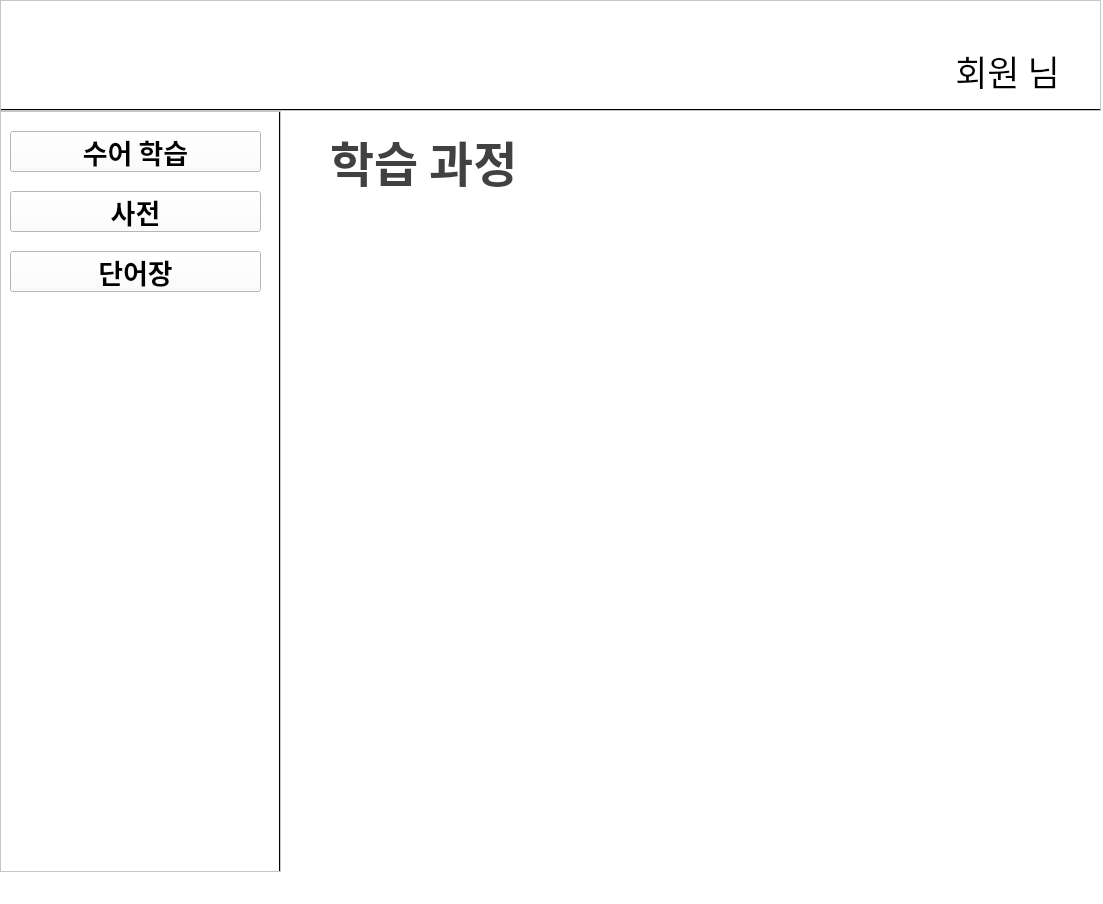
<?xml version="1.0" encoding="UTF-8"?>
<ui version="4.0">
 <class>mainWindow</class>
 <widget class="QMainWindow" name="mainWindow">
  <property name="geometry">
   <rect>
    <x>0</x>
    <y>0</y>
    <width>1103</width>
    <height>904</height>
   </rect>
  </property>
  <property name="windowTitle">
   <string>Window</string>
  </property>
  <property name="styleSheet">
   <string notr="true">background-color: rgb(255, 255, 255)</string>
  </property>
  <widget class="QWidget" name="centralwidget">
   <widget class="QFrame" name="frame">
    <property name="geometry">
     <rect>
      <x>0</x>
      <y>0</y>
      <width>1101</width>
      <height>111</height>
     </rect>
    </property>
    <property name="styleSheet">
     <string notr="true">border-bottom: 2px solid #000000;
</string>
    </property>
    <property name="frameShape">
     <enum>QFrame::StyledPanel</enum>
    </property>
    <property name="frameShadow">
     <enum>QFrame::Raised</enum>
    </property>
    <widget class="QPushButton" name="icon_btn">
     <property name="geometry">
      <rect>
       <x>6</x>
       <y>1</y>
       <width>151</width>
       <height>91</height>
      </rect>
     </property>
     <property name="styleSheet">
      <string notr="true">background-image: url(:/icon/ESL_logo_small2.png);</string>
     </property>
     <property name="text">
      <string/>
     </property>
     <property name="flat">
      <bool>true</bool>
     </property>
    </widget>
    <widget class="QPushButton" name="user_icon_btn">
     <property name="geometry">
      <rect>
       <x>879</x>
       <y>44</y>
       <width>51</width>
       <height>51</height>
      </rect>
     </property>
     <property name="styleSheet">
      <string notr="true">background-image:url(:/icon/user3.png);
border-bottom: none;
</string>
     </property>
     <property name="text">
      <string/>
     </property>
     <property name="flat">
      <bool>true</bool>
     </property>
    </widget>
    <widget class="QPushButton" name="user_info_btn">
     <property name="geometry">
      <rect>
       <x>927</x>
       <y>50</y>
       <width>161</width>
       <height>41</height>
      </rect>
     </property>
     <property name="font">
      <font>
       <family>나눔고딕</family>
       <pointsize>26</pointsize>
      </font>
     </property>
     <property name="styleSheet">
      <string notr="true">border-bottom: none;</string>
     </property>
     <property name="text">
      <string>회원 님</string>
     </property>
     <property name="flat">
      <bool>true</bool>
     </property>
    </widget>
   </widget>
   <widget class="QFrame" name="frame_2">
    <property name="geometry">
     <rect>
      <x>0</x>
      <y>111</y>
      <width>281</width>
      <height>761</height>
     </rect>
    </property>
    <property name="styleSheet">
     <string notr="true">border-right: 2px solid #000000;
</string>
    </property>
    <property name="frameShape">
     <enum>QFrame::StyledPanel</enum>
    </property>
    <property name="frameShadow">
     <enum>QFrame::Raised</enum>
    </property>
    <widget class="QPushButton" name="btn1">
     <property name="geometry">
      <rect>
       <x>10</x>
       <y>20</y>
       <width>251</width>
       <height>41</height>
      </rect>
     </property>
     <property name="font">
      <font>
       <family>나눔고딕</family>
       <pointsize>20</pointsize>
       <weight>75</weight>
       <bold>true</bold>
      </font>
     </property>
     <property name="text">
      <string>수어 학습</string>
     </property>
    </widget>
    <widget class="QPushButton" name="btn2">
     <property name="geometry">
      <rect>
       <x>10</x>
       <y>80</y>
       <width>251</width>
       <height>41</height>
      </rect>
     </property>
     <property name="font">
      <font>
       <family>나눔고딕</family>
       <pointsize>20</pointsize>
       <weight>75</weight>
       <bold>true</bold>
      </font>
     </property>
     <property name="text">
      <string>사전</string>
     </property>
    </widget>
    <widget class="QPushButton" name="btn3">
     <property name="geometry">
      <rect>
       <x>10</x>
       <y>140</y>
       <width>251</width>
       <height>41</height>
      </rect>
     </property>
     <property name="font">
      <font>
       <family>나눔고딕</family>
       <pointsize>20</pointsize>
       <weight>75</weight>
       <bold>true</bold>
      </font>
     </property>
     <property name="text">
      <string>단어장</string>
     </property>
    </widget>
   </widget>
   <widget class="QLabel" name="label">
    <property name="geometry">
     <rect>
      <x>330</x>
      <y>130</y>
      <width>191</width>
      <height>61</height>
     </rect>
    </property>
    <property name="font">
     <font>
      <family>나눔고딕</family>
      <pointsize>36</pointsize>
      <weight>75</weight>
      <bold>true</bold>
     </font>
    </property>
    <property name="styleSheet">
     <string notr="true">color: rgb(65, 65, 65);</string>
    </property>
    <property name="text">
     <string>학습 과정</string>
    </property>
   </widget>
  </widget>
  <widget class="QStatusBar" name="statusbar"/>
 </widget>
 <resources>
  <include location="../../../Pictures/캡디/myres.qrc"/>
  <include location="../../../AppData/Pictures/캡디/myres.qrc"/>
 </resources>
 <connections/>
</ui>
